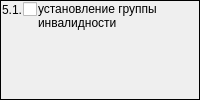
                  <widget class="QFrame" name="frame">
                   <property name="sizePolicy">
                    <sizepolicy hsizetype="Expanding" vsizetype="Fixed">
                     <horstretch>0</horstretch>
                     <verstretch>0</verstretch>
                    </sizepolicy>
                   </property>
                   <property name="frameShape">
                    <enum>QFrame::Panel</enum>
                   </property>
                   <property name="frameShadow">
                    <enum>QFrame::Plain</enum>
                   </property>
                   <layout class="QGridLayout" name="gridLayout_5">
                    <property name="margin">
                     <number>1</number>
                    </property>
                    <property name="spacing">
                     <number>1</number>
                    </property>
                    <item row="0" column="0">
                     <widget class="QLabel" name="label_12">
                      <property name="sizePolicy">
                       <sizepolicy hsizetype="Fixed" vsizetype="Preferred">
                        <horstretch>0</horstretch>
                        <verstretch>0</verstretch>
                       </sizepolicy>
                      </property>
                      <property name="text">
                       <string>5.1.</string>
                      </property>
                     </widget>
                    </item>
                    <item row="0" column="1">
                     <widget class="QCheckBox" name="chkPurposeDirectionMSI51">
                      <property name="sizePolicy">
                       <sizepolicy hsizetype="Fixed" vsizetype="Fixed">
                        <horstretch>0</horstretch>
                        <verstretch>0</verstretch>
                       </sizepolicy>
                      </property>
                      <property name="text">
                       <string/>
                      </property>
                     </widget>
                    </item>
                    <item row="0" column="2" rowspan="2">
                     <widget class="QLabel" name="lblPurposeDirectionMSI51">
                      <property name="text">
                       <string>установление группы инвалидности</string>
                      </property>
                      <property name="alignment">
                       <set>Qt::AlignLeading|Qt::AlignLeft|Qt::AlignTop</set>
                      </property>
                      <property name="wordWrap">
                       <bool>true</bool>
                      </property>
                     </widget>
                    </item>
                   </layout>
                  </widget>
